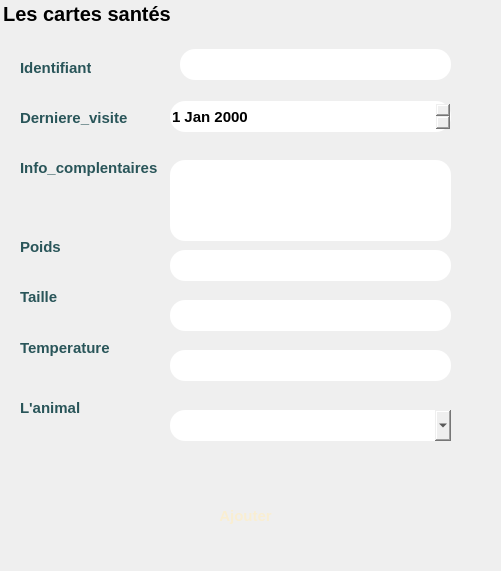
    <widget class="QGroupBox" name="groupBox_4">
     <property name="geometry">
      <rect>
       <x>10</x>
       <y>30</y>
       <width>501</width>
       <height>571</height>
      </rect>
     </property>
     <property name="font">
      <font>
       <family>Arial</family>
       <pointsize>-1</pointsize>
       <weight>75</weight>
       <italic>false</italic>
       <bold>true</bold>
      </font>
     </property>
     <property name="styleSheet">
      <string notr="true">border-radius:15px;

border:3px solid &quot;#cdf830&quot;;
	font-family:Arial;
    font: bold ;
	font-size:20px;
</string>
     </property>
     <property name="title">
      <string>Les cartes santés</string>
     </property>
     <property name="flat">
      <bool>false</bool>
     </property>
     <property name="checkable">
      <bool>false</bool>
     </property>
     <widget class="QLabel" name="label_10">
      <property name="geometry">
       <rect>
        <x>20</x>
        <y>60</y>
        <width>71</width>
        <height>16</height>
       </rect>
      </property>
      <property name="styleSheet">
       <string notr="true">border:0px solid &quot;#f9eed2&quot;;
	font-family:Arial;
    font: bold ;
	font-size:15px;
color: rgb(41, 85, 89);
	</string>
      </property>
      <property name="text">
       <string>Identifiant</string>
      </property>
     </widget>
     <widget class="QLabel" name="label_12">
      <property name="geometry">
       <rect>
        <x>20</x>
        <y>290</y>
        <width>47</width>
        <height>14</height>
       </rect>
      </property>
      <property name="styleSheet">
       <string notr="true">border:0px solid &quot;#f9eed2&quot;;
	font-family:Arial;
    font: bold ;
	font-size:15px;
color: rgb(41, 85, 89);
	</string>
      </property>
      <property name="text">
       <string>Taille</string>
      </property>
     </widget>
     <widget class="QLabel" name="label_13">
      <property name="geometry">
       <rect>
        <x>20</x>
        <y>340</y>
        <width>101</width>
        <height>16</height>
       </rect>
      </property>
      <property name="styleSheet">
       <string notr="true">border:0px solid &quot;#f9eed2&quot;;
	font-family:Arial;
    font: bold ;
	font-size:15px;
color: rgb(41, 85, 89);
	</string>
      </property>
      <property name="text">
       <string>Temperature</string>
      </property>
     </widget>
     <widget class="QLabel" name="label_15">
      <property name="geometry">
       <rect>
        <x>20</x>
        <y>110</y>
        <width>111</width>
        <height>16</height>
       </rect>
      </property>
      <property name="styleSheet">
       <string notr="true">border:0px solid &quot;#f9eed2&quot;;
	font-family:Arial;
    font: bold ;
	font-size:15px;
color: rgb(41, 85, 89);
	</string>
      </property>
      <property name="text">
       <string>Derniere_visite</string>
      </property>
     </widget>
     <widget class="QDateEdit" name="derniere_visite">
      <property name="geometry">
       <rect>
        <x>170</x>
        <y>101</y>
        <width>281</width>
        <height>31</height>
       </rect>
      </property>
      <property name="styleSheet">
       <string notr="true">border-radius:15px;

border:3px solid &quot;#f9eed2&quot;;
	font-family:Arial;
    
	font-size:15px;</string>
      </property>
     </widget>
     <widget class="QLineEdit" name="temperature">
      <property name="geometry">
       <rect>
        <x>170</x>
        <y>350</y>
        <width>281</width>
        <height>31</height>
       </rect>
      </property>
      <property name="styleSheet">
       <string notr="true">border-radius:15px;

border:3px solid &quot;#f9eed2&quot;;</string>
      </property>
     </widget>
     <widget class="QLineEdit" name="taille">
      <property name="geometry">
       <rect>
        <x>170</x>
        <y>300</y>
        <width>281</width>
        <height>31</height>
       </rect>
      </property>
      <property name="styleSheet">
       <string notr="true">border-radius:15px;

border:3px solid &quot;#f9eed2&quot;;</string>
      </property>
     </widget>
     <widget class="QLineEdit" name="info_complementaires">
      <property name="geometry">
       <rect>
        <x>170</x>
        <y>160</y>
        <width>281</width>
        <height>81</height>
       </rect>
      </property>
      <property name="styleSheet">
       <string notr="true">border-radius:15px;

border:3px solid &quot;#f9eed2&quot;;</string>
      </property>
     </widget>
     <widget class="QLabel" name="label_14">
      <property name="geometry">
       <rect>
        <x>20</x>
        <y>160</y>
        <width>141</width>
        <height>16</height>
       </rect>
      </property>
      <property name="styleSheet">
       <string notr="true">border:0px solid &quot;#f9eed2&quot;;
	font-family:Arial;
    font: bold ;
	font-size:15px;
color: rgb(41, 85, 89);
	</string>
      </property>
      <property name="text">
       <string>Info_complentaires</string>
      </property>
     </widget>
     <widget class="QLabel" name="label_11">
      <property name="geometry">
       <rect>
        <x>20</x>
        <y>240</y>
        <width>47</width>
        <height>14</height>
       </rect>
      </property>
      <property name="styleSheet">
       <string notr="true">border:0px solid &quot;#f9eed2&quot;;
	font-family:Arial;
    font: bold ;
	font-size:15px;
color: rgb(41, 85, 89);
	</string>
      </property>
      <property name="text">
       <string>Poids</string>
      </property>
     </widget>
     <widget class="QLineEdit" name="poids">
      <property name="geometry">
       <rect>
        <x>170</x>
        <y>250</y>
        <width>281</width>
        <height>31</height>
       </rect>
      </property>
      <property name="styleSheet">
       <string notr="true">border-radius:15px;

border:3px solid &quot;#f9eed2&quot;;</string>
      </property>
     </widget>
     <widget class="QLabel" name="label_22">
      <property name="geometry">
       <rect>
        <x>20</x>
        <y>400</y>
        <width>71</width>
        <height>16</height>
       </rect>
      </property>
      <property name="styleSheet">
       <string notr="true">border:0px solid &quot;#f9eed2&quot;;
	font-family:Arial;
    font: bold ;
	font-size:15px;
color: rgb(41, 85, 89);
	</string>
      </property>
      <property name="text">
       <string>L'animal</string>
      </property>
     </widget>
     <widget class="QComboBox" name="comboBoxanimal">
      <property name="geometry">
       <rect>
        <x>170</x>
        <y>410</y>
        <width>281</width>
        <height>31</height>
       </rect>
      </property>
      <property name="styleSheet">
       <string notr="true">border-radius:15px;

border:3px solid &quot;#f9eed2&quot;;
	font-family:Arial;
    font: bold ;
	font-size:15px;
	font-family:Arial;

	font-size:15px;</string>
      </property>
     </widget>
     <widget class="QPushButton" name="ajouterCarte">
      <property name="geometry">
       <rect>
        <x>160</x>
        <y>500</y>
        <width>171</width>
        <height>31</height>
       </rect>
      </property>
      <property name="palette">
       <palette>
        <active>
         <colorrole role="Button">
          <brush brushstyle="SolidPattern">
           <color alpha="255">
            <red>239</red>
            <green>103</green>
            <blue>98</blue>
           </color>
          </brush>
         </colorrole>
         <colorrole role="ButtonText">
          <brush brushstyle="SolidPattern">
           <color alpha="255">
            <red>249</red>
            <green>238</green>
            <blue>210</blue>
           </color>
          </brush>
         </colorrole>
         <colorrole role="Base">
          <brush brushstyle="SolidPattern">
           <color alpha="255">
            <red>239</red>
            <green>103</green>
            <blue>98</blue>
           </color>
          </brush>
         </colorrole>
         <colorrole role="Window">
          <brush brushstyle="SolidPattern">
           <color alpha="255">
            <red>239</red>
            <green>103</green>
            <blue>98</blue>
           </color>
          </brush>
         </colorrole>
        </active>
        <inactive>
         <colorrole role="Button">
          <brush brushstyle="SolidPattern">
           <color alpha="255">
            <red>239</red>
            <green>103</green>
            <blue>98</blue>
           </color>
          </brush>
         </colorrole>
         <colorrole role="ButtonText">
          <brush brushstyle="SolidPattern">
           <color alpha="255">
            <red>249</red>
            <green>238</green>
            <blue>210</blue>
           </color>
          </brush>
         </colorrole>
         <colorrole role="Base">
          <brush brushstyle="SolidPattern">
           <color alpha="255">
            <red>239</red>
            <green>103</green>
            <blue>98</blue>
           </color>
          </brush>
         </colorrole>
         <colorrole role="Window">
          <brush brushstyle="SolidPattern">
           <color alpha="255">
            <red>239</red>
            <green>103</green>
            <blue>98</blue>
           </color>
          </brush>
         </colorrole>
        </inactive>
        <disabled>
         <colorrole role="Button">
          <brush brushstyle="SolidPattern">
           <color alpha="255">
            <red>239</red>
            <green>103</green>
            <blue>98</blue>
           </color>
          </brush>
         </colorrole>
         <colorrole role="ButtonText">
          <brush brushstyle="SolidPattern">
           <color alpha="255">
            <red>120</red>
            <green>120</green>
            <blue>120</blue>
           </color>
          </brush>
         </colorrole>
         <colorrole role="Base">
          <brush brushstyle="SolidPattern">
           <color alpha="255">
            <red>239</red>
            <green>103</green>
            <blue>98</blue>
           </color>
          </brush>
         </colorrole>
         <colorrole role="Window">
          <brush brushstyle="SolidPattern">
           <color alpha="255">
            <red>239</red>
            <green>103</green>
            <blue>98</blue>
           </color>
          </brush>
         </colorrole>
        </disabled>
       </palette>
      </property>
      <property name="font">
       <font>
        <family>Arial</family>
        <pointsize>-1</pointsize>
        <weight>75</weight>
        <italic>false</italic>
        <bold>true</bold>
       </font>
      </property>
      <property name="styleSheet">
       <string notr="true">border-radius:15px;

border:3px solid &quot;#f9eed2&quot;;
background-color: &quot;#ef6762&quot;;
	font-family:Arial;
    font: bold ;
	font-size:15px;</string>
      </property>
      <property name="text">
       <string>Ajouter</string>
      </property>
     </widget>
     <widget class="QLineEdit" name="idCarte">
      <property name="geometry">
       <rect>
        <x>180</x>
        <y>49</y>
        <width>271</width>
        <height>31</height>
       </rect>
      </property>
      <property name="styleSheet">
       <string notr="true">border-radius:15px;

border:3px solid &quot;#f9eed2&quot;;</string>
      </property>
     </widget>
    </widget>
